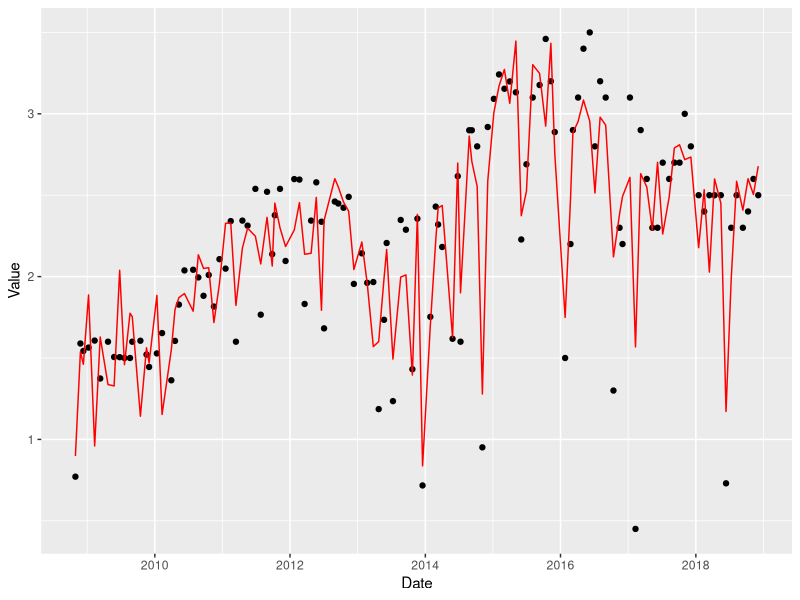

Write R code to recreate this figure.
## ---- chunk 1
knitr::opts_chunk$set(echo = TRUE)
## ---- chunk 2
library(gam)
library(ggplot2)
## ---- chunk 3
CCC05 <- read.table("CCC05.csv", header = TRUE, sep = ',', na.strings = "na")
CCC05$Date <- as.Date(CCC05$Date, "%d/%m/%Y")

# Kept showing Error in names(dat) <- object$term : 
# 'names' attribute [1] must be the same length as the vector [0]
CCC05 <- transform(CCC05, ndate = as.numeric(Date),
                   nyear  = as.numeric(format(Date, '%Y')),
                   nmonth = as.numeric(format(Date, '%m')),
                   nday = as.numeric(format(Date, '%j')))

CCC05.gam <- gam(Value ~ s(nyear, sp = 0.01) + s(nmonth, sp = 0.01) +s(nday, sp = 0.01), data = CCC05)
pred_default <- predict(CCC05.gam)
ggplot(data = CCC05, aes(x = Date, y = Value)) +
  geom_point() +
  geom_line(aes(x=Date, y=pred_default), colour = "red")
